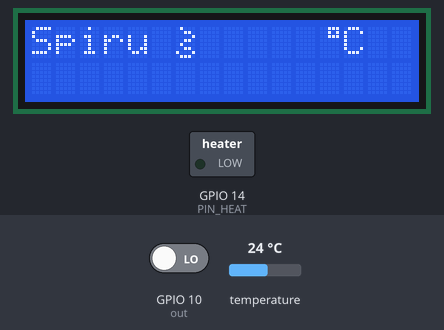
The sketch below on a simulated ESP8266 (NodeMCU). On the bench: 16×2 character LCD, switched loads named in the sketch (green lamp = pin HIGH). Inputs (shaded band) come from the test bench; at power-on: temperature 24 °C, GPIO 10 (out) LOW. Pins used as bus, display or sensor lines are not drawn; what the sketch prints to the serial monitor is not drawn.

Above: at 1.1 s.
At 6.3 s:
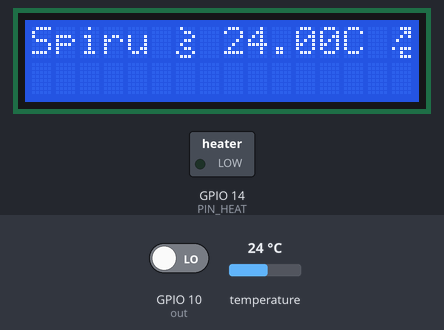
6.4 s: temperature set to 34.4 °C
At 10.9 s:
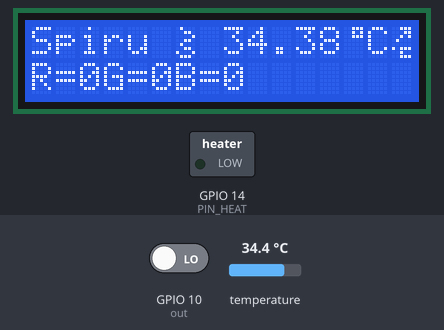
11.2 s: temperature set to 35.8 °C
At 16.0 s:
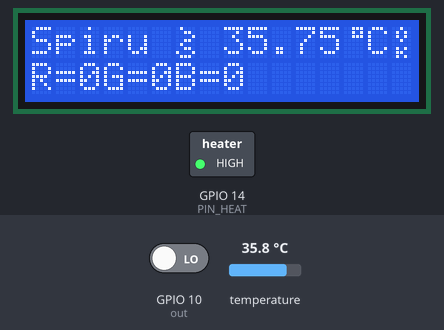
17.7 s: temperature set to 12 °C
At 21.0 s:
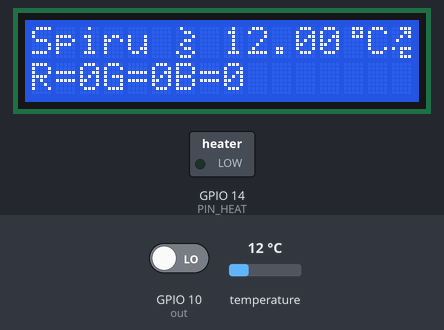
Timing chart, 0 to 22.5 s (numbered marks = the images above; inputs shaded):
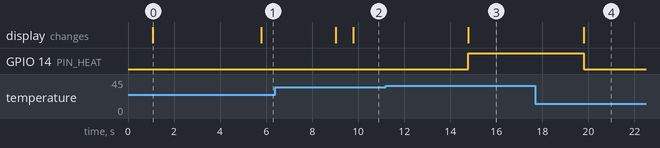

Measured:
- the behaviour switches between 35 and 35.1 °C on temperature (found by bisection; images 2 and 3)
- after the input at 6.4 s, the display: first differs from a run without the input after 3.4 s (image 2)
- after the input at 11.2 s, GPIO 14 (PIN_HEAT): LOW → HIGH after 3.6 s; the display: changes after 3.6 s (image 3)
- after the input at 17.7 s, GPIO 14 (PIN_HEAT): HIGH → LOW after 2.1 s; the display: changes after 2.1 s (image 4)
- what the display in image 0 shows lasts 4.7 s, from 1.1 s to 5.8 s

The sketch:

TamataSpiru_V1.0.ino
```cpp
/* Temperature Controller ( Control Temp with Sensor DS18B20 + Resistive wire to produce heat
 * Digital Print on LCD 16*2 caracters ( LCM1602C )
- Connect cable to Arduino Digital I/O Pin 2
- Connect Relay to Arduino
- Connect alternative powerplant
* V1.0 22/12/2016
contact@tamataocean.com */

/* -------------------- LIBRARIES ------------------------*/
#include <LiquidCrystal.h> // LCD 16*2 : LCM1602C )
#include <OneWire.h>
#include <DallasTemperature.h>
#include <Timer.h>
#include <Wire.h>

/* ------------------------ I2C ---------------------------*/
#define SLAVE_ADDRESS 0x04
int resp = 0; //Answer on Serial Port to Raspberry
int command = 0; //command identifier (sent by Raspberry)
char str_temp[10];

/* -------------------- TEMPERATURE -----------------------*/
#define TEMP_CONTROL_WIRE_BUS 17     /*-(Temp Controller Connect to Pin 2 )-*/
#define TARGET_TEMPERATURE 35       /* Temperature Parameter */
OneWire ourWire(TEMP_CONTROL_WIRE_BUS);
DallasTemperature sensorTemp(&ourWire);
Timer Temperature;

/* --------------------- HEATING --------------------------*/
#define PIN_HEAT 14

/* ----------------- LCD Declaration ----------------------*/
// initialize the library with the numbers of the interface pins
LiquidCrystal lcd(13, 12, 5, 4, 3, 2); //RS=8 ,EN,D4,D5,D6,D7
Timer Lcd; int i=0;

// Special Caracter - http://alx.github.io/deuligne-custom-char/
int degreC = 0;
byte carDegreCelsius[8] = {
  B00111,B00101,B00111,B00000,B00000,B00000,B00000,};

int spiru=1;
byte carSpiru[8]={
  B01000,B00110,B00001,B00110,B01000,B00110,B10001,B01110};

int ok=2;
byte carOk[8]={
  B00100,B01010,B01010,B00100,B00000,B01010,B01100,B01010};

int up=3;
byte carUp[8]={
  B00111,B00011,B00101,B01000,B00000,B10111,B00100,B00111};

int sign=0;

/* -------------- COLOR SENSOR ---------------------------*/
Timer Color;
const int s0 = 8;
const int s1 = 9;
const int s2 = 7;
const int s3 = 6;
const int out = 10;

// Variables
int red = 0;
int green = 0;
int blue = 0;
float temperature = 0;

/* -------------- SETUP -------------- */
void setup() {
  Serial.begin(9600);
  // initialize i2c as slave
  Wire.begin(SLAVE_ADDRESS);

   //Initialize Temperature Sensor
  sensorTemp.begin();

  //Initialize Heat
  pinMode(PIN_HEAT, OUTPUT);

  delay(1000);
  Temperature.every(4000, voidTemp);
  Color.every(5000, voidColor);
  //Lcd.every(5000, voidLcd);

  //Special Caractere
  lcd.createChar(degreC, carDegreCelsius);
  lcd.createChar(spiru, carSpiru);
  lcd.createChar(ok, carOk);
  lcd.createChar(up, carUp);

  // set up the LCD's number of columns and rows:
  lcd.begin(16, 2);

  // Print Default message to the LCD.
  lcd.print("Spiru ");
  lcd.write(spiru);
  lcd.setCursor(12,0); //Jumping On Line
  lcd.write(degreC);
  lcd.print("C");

  //SetUp Color Sensor
  pinMode(s0, OUTPUT);
  pinMode(s1, OUTPUT);
  pinMode(s2, OUTPUT);
  pinMode(s3, OUTPUT);
  pinMode(out, INPUT);
  digitalWrite(s0, HIGH);
  digitalWrite(s1, HIGH);

  // define callbacks for i2c
   Wire.onReceive(receiveData);
   Wire.onRequest(sendData);
}

void loop() {
  Temperature.update();
  Color.update();
  Lcd.update();
}

//Manage Temperature Checking,(under target -> heating on, else -> heating off)
void voidTemp(){
  sensorTemp.requestTemperatures(); // Send the command to get temperatures
  temperature = sensorTemp.getTempCByIndex(0);
  //Writing on LCD Temperature
  lcd.setCursor(8,0);
  lcd.print(temperature);

  if ( temperature > TARGET_TEMPERATURE ){
    digitalWrite(PIN_HEAT, HIGH);
    sign = ok;
    Serial.println("sign="+sign);
  } else {
    sign = up;
    Serial.println("sign="+sign);
    //Heating !
    digitalWrite(PIN_HEAT, LOW);
  }

  lcd.setCursor(15,0);
  lcd.write(sign);

}

//Manage Color Sensor
void voidColor()
{
  digitalWrite(s2, LOW);
  digitalWrite(s3, LOW);
  //count OUT, pRed, RED
  red = pulseIn(out, digitalRead(out) == HIGH ? LOW : HIGH);
  digitalWrite(s3, HIGH);
  //count OUT, pBLUE, BLUE
  blue = pulseIn(out, digitalRead(out) == HIGH ? LOW : HIGH);
  digitalWrite(s2, HIGH);
  //count OUT, pGreen, GREEN
  green = pulseIn(out, digitalRead(out) == HIGH ? LOW : HIGH);
  //Print on LCD-Screen

  lcd.clear();
  lcdDefault();
  lcd.setCursor(0,1);
  lcd.print("R=");lcd.print(red);
  lcd.print("G=");lcd.print(green);
  lcd.print("B=");lcd.print(blue);

}

void lcdDefault(){
  lcd.setCursor(0,0);
  lcd.print("Spiru ");
  lcd.write(spiru);
  lcd.setCursor(8,0);
  lcd.print(temperature);
  lcd.setCursor(13,0); //Jumping On Line
  lcd.write(degreC);
  lcd.print("C");
  lcd.setCursor(15,0);
  lcd.write(sign);
}

/* ----- I2C : callback for received data from I2C ------- */
void receiveData(int byteCount){
 Serial.println("function receiveData: ");
 while(Wire.available()) {

     command = Wire.read();
     Serial.println("Command = "+String(command));
     //"2" is the command sent by Raspberry Pi in order to have the
     // temperature as answer on I2C from Arduino
     // Temperature Requested
     if(command==2) {
         //Arduino in this case sends the integer value of temperature
         dtostrf(temperature, 6, 2, str_temp);
         Serial.println("Temperature : "+ String(resp) );
     }
     // Color Red requested
     if (command==3) {
        dtostrf(red, 6, 2, str_temp);

     }
     // Color Green requested
     if (command == 4 ){
        dtostrf(green, 6, 2, str_temp);

     }
     // Color Blue requested
     if (command==5) {
        dtostrf(blue, 6, 2, str_temp);
     }

     // Thermosta Change Value requested
     if (command==6) {
        Serial.println("Thermosta Change requested");
        Serial.println("New Temperature Value : "+ TARGET_TEMPERATURE);
     }
  }
}

void changeParameter(int byteCount, long value){}

// callback for sending data on I2C
void sendData(){
 Serial.println(resp);
 Wire.write(str_temp);
 Serial.println("Temperature "+String((int)temperature));
}

int getColor(int i) {
  if (i==3) {
     return red;
  }
  if (i==4) {
    return green;
  }
  if (i==5) {
    return blue;
  }
}
/*void voidLcd(){
  lcd.setCursor(9,1);
  if (i==0){
    lcd.display();
    lcd.print("R=");
    lcd.print(red);
    i++;
  }else if(i==1){
    lcd.print("G=");
    lcd.print(green);
    i++;
  }else {
    lcd.print("B=");
    lcd.print(blue);
    i=0;
  }
}*/
```
